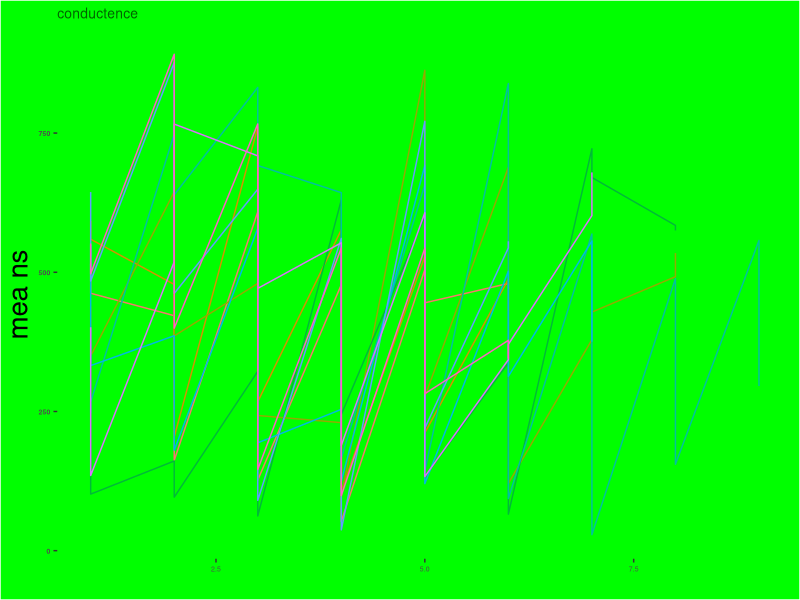
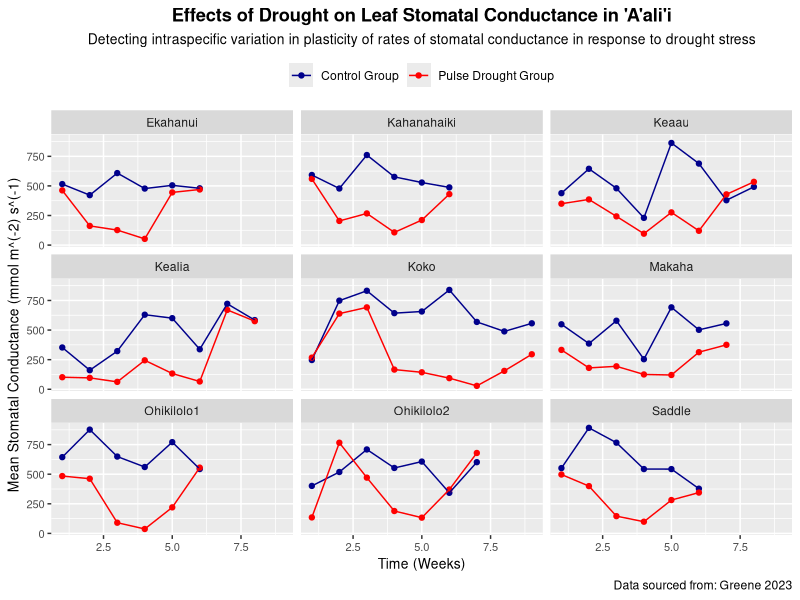
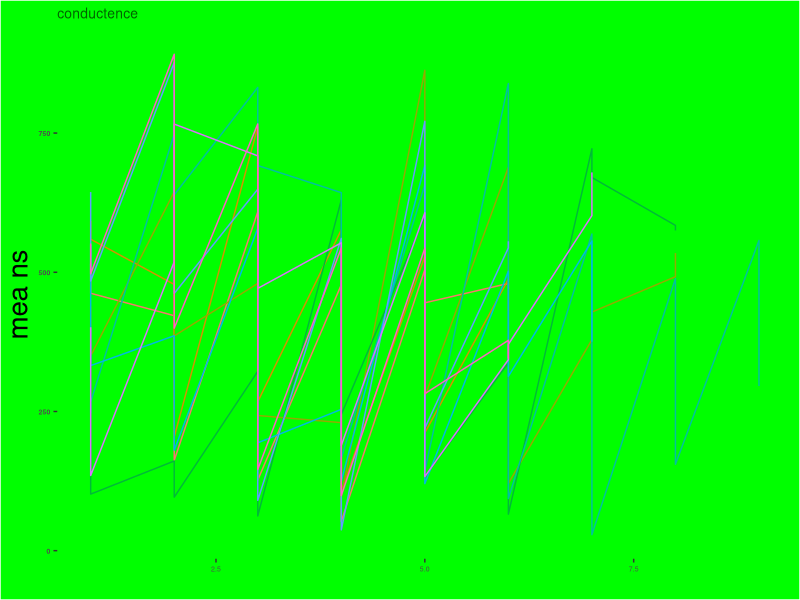
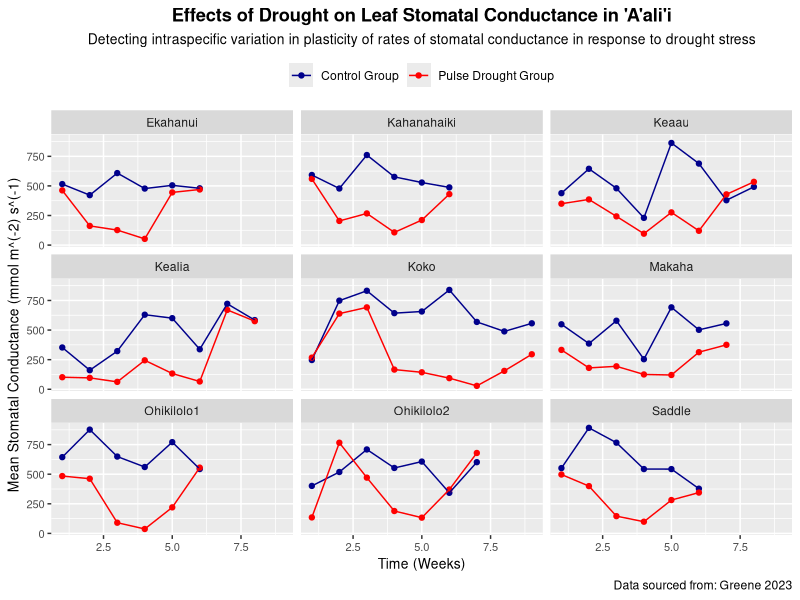

Source code (R) for these figures, in order:
## ---- chunk 1

# Let us set up Rmarkdown file

knitr::opts_chunk$set(echo = TRUE, 
                      message = FALSE, 
                      warning = FALSE, 
                      fig.path = "../Output/")

## ---- chunk 2

# LIBRARIES

library(tidyverse) # for plotting
library(here) # for saving data

## ---- chunk 3

# DATA UPLOAD
# read in functional trait datasheet
# check out the cleandata sheet

cleandata<-read_csv(here("GoodBadPlot", "Data", "cleandata.csv"))
view(cleandata)

## ---- chunk 4

# DATA ANALYSES

# I will calculate the means for all the collected trait data in my spreadsheet.
# I will group my trait data by the control and treatment groups within each population over time.
# Plotting the data over time will allows us to detect patterns of plasticity.
# Based on the data mean, I choose to focus on the mean rate of conductance across control and treatment groups in each population each week.

means <- cleandata %>% 
  group_by(Population, Week, Treatment) %>% 
  summarise(mean.cond = mean(Conductance, na.rm = TRUE), # stomatal conductance
            mean.chl = mean(Chlorophyll, na.rm = TRUE), # chlorophyll content
            mean.alpha = mean(Alpha, na.rm = TRUE), # photosynthetic trait - alpha
            mean.etrm= mean(ETRmax, na.rm = TRUE), # photosynthetic trait - ETR max
            mean.ek = mean(Ek, na.rm = TRUE), # photosynthetic trait - Ek
            mean.npq = mean(NPQmax, na.rm = TRUE), # photosynthetic trait - NPQ max
            mean.fvfm = mean(FvFm, na.rm = TRUE)) # photosynthetic trait - Yield

## ---- chunk 5

# BAD CONDUCTANCE PLOT

badconductanceplot <- means %>% #datasheet
  ggplot(aes(x = Week, # x-axis variable
             y = mean.cond, 
             color = Population)) + # y-axis variable
  geom_line() + # plot as
  labs(, 
       x = "", # x-axis label
       y = "mea ns") + # y-axis label
  ggtitle("conductence") + # plot title
  theme(plot.background = element_rect(fill = "green"), # plot background color
        panel.background = element_rect(fill = "green"), # panel background color
        plot.title = element_text(size = 10, color = "darkgreen"), # bold title and color font
        axis.text.x = element_text(size = 5), axis.title.x = element_text(size = 10), # adjust x-axis labels
        axis.text.y = element_text(size = 5, face = "bold"), axis.title.y = element_text(size = 20),   # adjust y-axis labels
        panel.grid.major = element_blank(), 
        panel.grid.minor = element_blank(), 
        panel.border = element_blank(), 
        legend.position = "none")

# save plot
ggsave(here("GoodBadPlot", "Output", "badconductanceplot.png")) # save my plot into my output folder!

# view plot
badconductanceplot

## ---- chunk 6

# GOOD CONDUCTANCE PLOT
# Let us create a plot that will communicate our key takeaway
# Main question: how does drought affect the performance of plants across populations, measured via stomatal conductance?
# Key finding: stomatal conductance varies amongst control and drought treatment groups across populations over time.
# Stomatal conductance data was collected on a weekly basis

goodconductanceplot <- means %>% # datasheet
  ggplot(aes(x = Week, # x-axis
             y = mean.cond, # y-axis
             color = Treatment)) + # colors
  geom_point() +  # data points
  geom_line() +  # plot
  labs(subtitle = "Detecting intraspecific variation in plasticity of rates of stomatal conductance in response to drought stress", # plot subtitle
       caption = "Data sourced from: Greene 2023", # plot caption
       x = "Time (Weeks)", # x-axis label
       y = "Mean Stomatal Conductance (mmol m^(-2) s^(-1)") + # y-axis label
  ggtitle("Effects of Drought on Leaf Stomatal Conductance in 'A'ali'i") + # plot title
  facet_wrap(~Population) + # create panels for each population!
  scale_color_manual(breaks= c("C", "PD"), labels = c("Control Group", "Pulse Drought Group"), values = c("darkblue", "red")) + # rename legend variables
  theme(plot.title = element_text(face = "bold", color = "black", hjust = 0.5), # bold title
        axis.text.x = element_text(size = 8), axis.title.x = element_text(size = 10), # adjust x-axis labels
        axis.text.y = element_text(size = 8), axis.title.y = element_text(size = 10),   # adjust y-axis labels
        legend.position = "top", 
        plot.subtitle = element_text(size = 10, hjust = 0.5), 
        legend.title = element_blank())

# save plot to my output folder
ggsave(here("GoodBadPlot", "Output", "goodconductanceplot.png")) 

# view plot
goodconductanceplot

